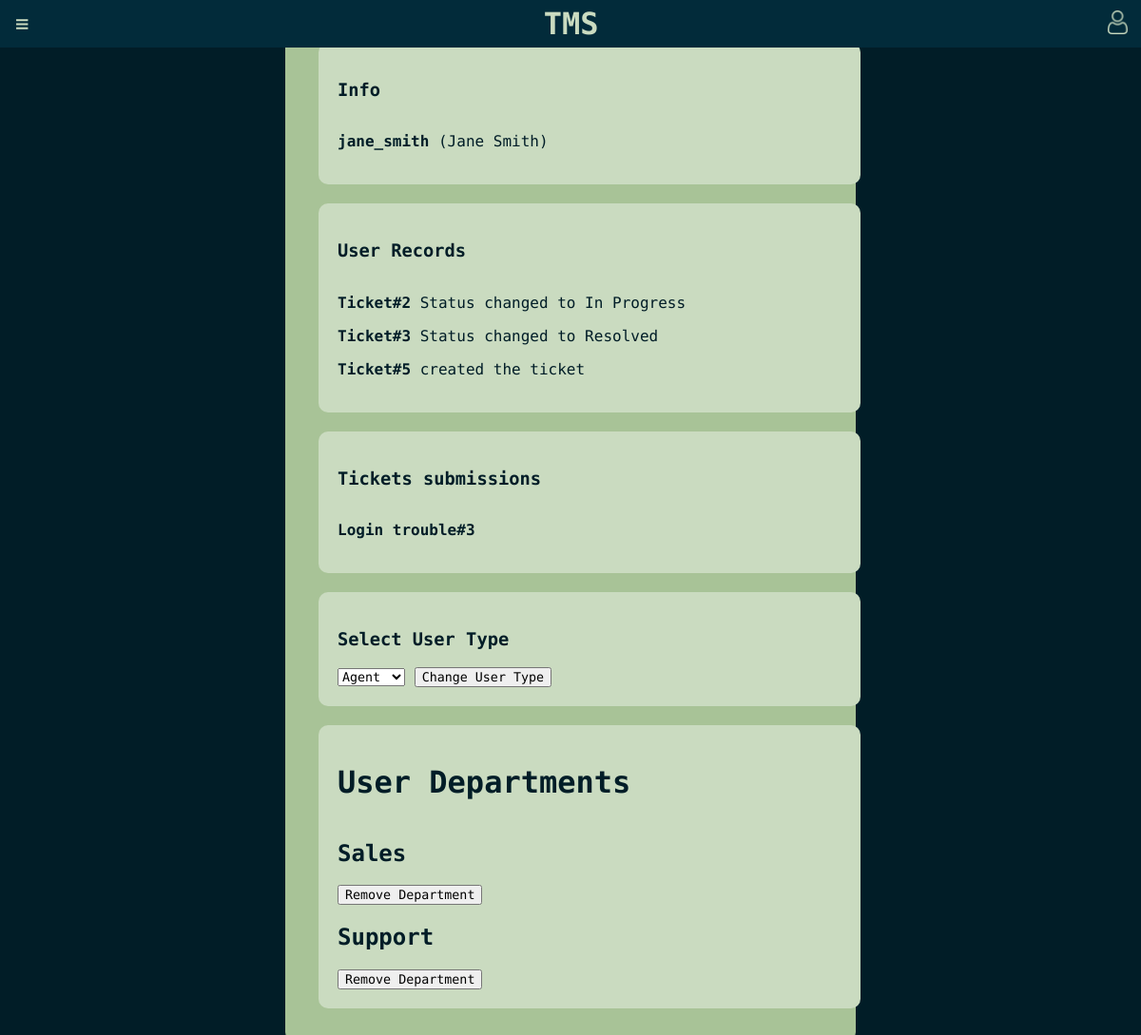
The page /pages/user_dashboard.php?id=2 (signed in) on the database its author committed.
### tables this page shows
CREATE TABLE users (
    id INTEGER PRIMARY KEY AUTOINCREMENT,
    username TEXT,
    password CHAR(256) NOT NULL,
    full_name TEXT,
    email TEXT NOT NULL UNIQUE,
    user_type TEXT CHECK(user_type IN ('admin', 'agent', 'client'))
);

CREATE TABLE ticket_records (
    id INTEGER PRIMARY KEY AUTOINCREMENT,
    action TEXT NOT NULL,
    changed_at TIMESTAMP DEFAULT CURRENT_TIMESTAMP,
    ticket_id INTEGER REFERENCES tickets(id),
    author_id INTEGER REFERENCES users(id)
);

CREATE TABLE tickets (
    id INTEGER PRIMARY KEY AUTOINCREMENT,
    title TEXT NOT NULL,
    description TEXT NOT NULL,
    priority INTEGER CHECK(priority BETWEEN 1 AND 5),
    status_id INTEGER REFERENCES status(id) ON DELETE CASCADE,
    created_by INTEGER NOT NULL REFERENCES users(id) ON DELETE CASCADE,
    assigned_to INTEGER REFERENCES users(id) ON DELETE CASCADE,
    created_at TIMESTAMP DEFAULT CURRENT_TIMESTAMP,
    department_id INTEGER REFERENCES departments(id) ON DELETE CASCADE
);

CREATE TABLE departments (
    id INTEGER PRIMARY KEY AUTOINCREMENT,
    name TEXT NOT NULL
);

### pages/user_dashboard.php (called while the page is built, shortened)
<?php
require_once(__DIR__.'/../templates/user/user_dashboard.php');
?>

### database/user.php (called while the page is built, shortened)
<?php
  function get_full_name($id) {
    global $dbh;
    try {
        $stmt = $dbh->prepare('SELECT full_name FROM users WHERE id = ?');
        $stmt->execute(array($id));
        if($row = $stmt->fetch()) {
            return $row['full_name'];
        }
    }catch(PDOException $e) {
        return -1;
    }
  }
  function get_username_by_id($id) {
    global $dbh;
    try {
        $stmt = $dbh->prepare('SELECT username FROM users WHERE id = ?');
        $stmt->execute(array($id));
        if($row = $stmt->fetch()) {
            return $row['username'];
        }
    }catch(PDOException $e) {
        return -1;
    }
  }
  function get_user_type_by_id($id){
    global $dbh;
    try {
      $stmt = $dbh->prepare('SELECT user_type FROM users WHERE id = ?');
      $stmt->execute(array($id));
      if($row = $stmt->fetch()) {
        return $row['user_type'];
    }
    }catch(PDOException $e) {
      return "error getting user type";
    }
  }
?>

### database/tickets.php (called while the page is built, shortened)
<?php
function get_ticket_submissions_by_user($user_id){
    global $dbh;
    try {
        $stmt = $dbh->prepare('SELECT * FROM tickets WHERE created_by = ?');
        $stmt->execute(array($user_id));
        $tickets = $stmt->fetchAll(PDO::FETCH_ASSOC);
        return $tickets;
    } catch(PDOException $e) {
        return -1;
    }
}
function get_ticket_records_by_author($author_id){
    global $dbh;
    try {
        $stmt = $dbh->prepare('SELECT * FROM ticket_records WHERE author_id = ?');
        $stmt->execute(array($author_id));
        $ticket_records = $stmt->fetchAll(PDO::FETCH_ASSOC);
        return $ticket_records;
    } catch(PDOException $e) {
        return -1;
    }
}
?>

### database/departments.php (called while the page is built, shortened)
<?php
function get_department_by_id($id){
    global $dbh;
    try {
        $stmt = $dbh->prepare('SELECT name FROM departments WHERE id = ?');
        $stmt->execute(array($id));
        $department = $stmt->fetch(PDO::FETCH_ASSOC);
        return $department['name'];
    } catch(PDOException $e) {
        return -1;
    }
}
function get_departments_by_agent_id($agent_id){
    global $dbh;
    try {
        $stmt = $dbh->prepare('SELECT department_id FROM agent_department WHERE agent_id = ?');
        $stmt->execute(array($agent_id));
        $departments = $stmt->fetchAll(PDO::FETCH_COLUMN, 0);
        return $departments;
    } catch(PDOException $e) {
        return [];
    }
}
?>

### templates/user/user_dashboard.php (the view, shortened to what this page needs)
<!DOCTYPE html>
<html>
<head>
    <link rel="stylesheet" href="/css/style.css">
    <link rel="stylesheet" href="/css/positioning.css">
    <link rel="stylesheet" href="/css/user/style.css">
</head>
<body>
    <?php require(__DIR__.'/../common/header.php'); ?>
    <div class="wrapper">
        <?php require(__DIR__.'/../common/sidebar.php');
        require_once(__DIR__.'/../../database/tickets.php');
        require_once(__DIR__.'/../../database/user.php');
        require_once(__DIR__.'/../../database/departments.php');
        ?>
        <main class="dashboard">
            <div class="user-info dash-box">
                <h3>Info</h3>
                <?php
                    $user_id = $_SESSION['target_user_id'];
                    echo "<p> <strong>" . htmlentities(get_username_by_id($user_id)) . "</strong> " .
                         "(".htmlentities( get_full_name($user_id)) . ")". "</p>";
                ?>
            </div>
            <div class="user-records dash-box">
            <h3>User Records</h3>
            <div class="scrollable" style="max-height: 200px; overflow-y: auto;">
                <?php
                $ticketsRecords = get_ticket_records_by_author($user_id);
                foreach ($ticketsRecords as $record) {
                    echo "<p><strong> Ticket#" . htmlentities($record['id'])."</strong> " .
                        htmlentities($record['action']) . "</p>";
                }
                ?>
            </div>
        </div>
            <div class="user-tickets dash-box">
                <h3>Tickets submissions</h3>
                <?php
                $tickets_submitted = get_ticket_submissions_by_user($user_id);
                foreach ($tickets_submitted as $ticket) {
                    echo "<p> <strong>" . htmlentities($ticket['title']) ."#" . htmlentities($ticket['id']). "</strong> " .
                          "</p>";
                }
                ?>
            </div>
            <?php
            $currentUserType = $_SESSION['user_type'];
            $target_user_type =  get_user_type_by_id($user_id);
            ?>
            <?php if ($currentUserType === 'admin') { ?>
                <div class="user-type-selection dash-box">
                    <h3>Select User Type</h3>
                    <form action="../../actions/change_user_type.php" method="post">
                        <select id="user-type" name="user-type">
                            <option value="agent" <?php if ($target_user_type === 'agent') { echo 'selected'; } ?>>Agent</option>
                        </select>
                        <input type="submit" value="Change User Type">
                    </form>
                </div>
            <?php } ?>
            <div class="user-departments dash-box">
                <h1>User Departments</h1>
                <?php
                $user_departments = get_departments_by_agent_id($user_id);
                foreach ($user_departments as $department_id) {
                    echo '<div class="user-department-item">';
                    echo '<h2 class="user-department-title" id="' . $department_id . '">' . htmlentities(get_department_by_id($department_id)) . '</h2>';
                    if($_SESSION['user_type'] === 'admin') {
                        echo '<button class="remove-user-button" data-user-id=" '.$user_id .'" data-department-id="'.$department_id.'">Remove Department</button>';
                    }
                    echo '</div>';
                }
                ?>
            </div>
        </main>
    </div>
</body>
</html>

### css/style.css (style rules this page uses)
:root { --main-blue: #022B3A; --main-blue-darker: #011D27; --tea-green: #CADBC0; --tea-green-light: #A8C397; --pink-bittersweet: #F97068; --pink-melon: #FCB4B1; --white: #f0f0f0; --almost-white: #e5e5e5; --blue-gradient: linear-gradient(90deg, rgba(2,0,36,1) 77%, rgba(9,9,121,1) 100%); --bg-blue-gradient: linear-gradient(160deg, #000529 0%, #80D0C7 100%); }
* { font-family: 'Roboto Mono', monospace !important; }
body { padding:0; margin:0; background: var(--main-blue-darker); color:var(--tea-green); font-family: 'Roboto Mono', monospace; }

### css/positioning.css (style rules this page uses)
:root { --main-blue: #022B3A; --main-blue-darker: #011D27; --tea-green: #CADBC0; --tea-green-light: #A8C397; --pink-bittersweet: #F97068; --pink-melon: #FCB4B1; }
.wrapper { display: flex; flex-direction: column; height: 100%; }
main { width: 100%; }

### css/user/style.css (style rules this page uses)
.dashboard { border-radius: 10px; background-color: var(--tea-green-light); width: 50%; margin: 10px auto; padding: 15px; box-sizing: border-box; }
.dash-box { color: var(--main-blue-darker); background: var(--tea-green); padding: 20px; border-radius: 10px; width: 100%; height: 100%; text-align: left; display: flex; flex-direction: column; justify-content: space-between; align-items: flex-start; overflow-y: auto; box-sizing: border-box; margin: 20px; }
.scrollable { border-radius: 10px; overflow-y: auto; box-sizing: border-box; max-height: auto; max-width: 90%; }

### rows shown on the page
users: username "jane_smith", full_name "Jane Smith", user-type "Agent"
ticket_records: id "2", action "Status changed to In Progress"
ticket_records: id "3", action "Status changed to Resolved"
ticket_records: id "5", action "created the ticket"
tickets: title "Login trouble", id "3"
departments: name "Sales"
departments: name "Support"
